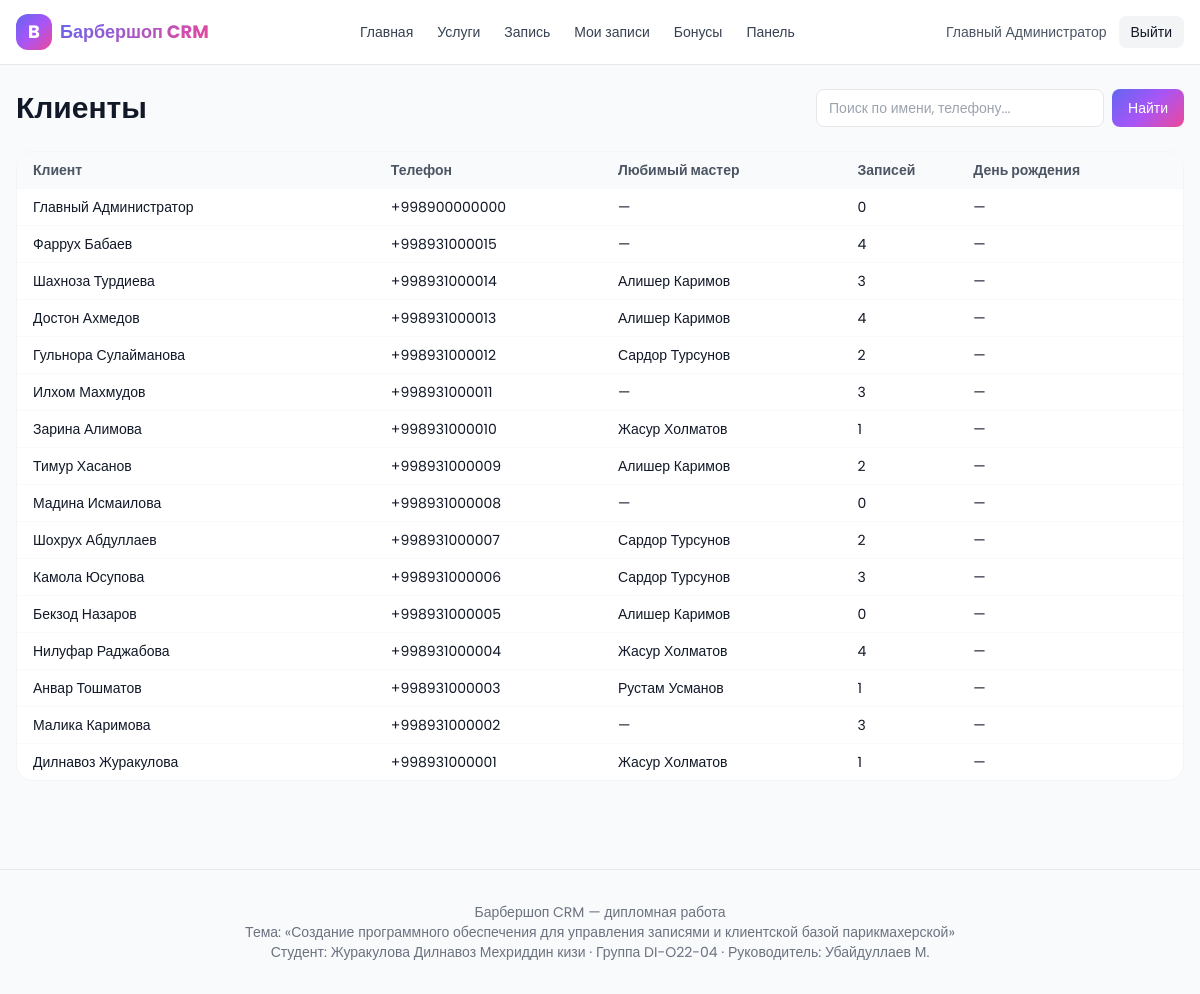
The app's page /dashboard/clients/ (signed in) with its own data.
### accounts/models.py (models this page shows, shortened)
class User(AbstractUser):
    ROLE_CHOICES = [
        ('client', 'Клиент'),
        ('barber', 'Мастер'),
        ('admin', 'Администратор'),
    ]
    phone = models.CharField('Телефон', max_length=20, unique=True)
    role = models.CharField('Роль', max_length=20, choices=ROLE_CHOICES, default='client')
    avatar = models.ImageField('Аватар', upload_to='avatars/', null=True, blank=True)
    class Meta:
        verbose_name = 'Пользователь'
        verbose_name_plural = 'Пользователи'
    @property
    def is_staff_role(self):
        return self.role in ('barber', 'admin') or self.is_superuser

### clients/models.py (models this page shows, shortened)
class Client(models.Model):
    user = models.OneToOneField(settings.AUTH_USER_MODEL, on_delete=models.CASCADE, related_name='client_profile', verbose_name='Пользователь')
    birthday = models.DateField('День рождения', null=True, blank=True)
    preferred_barber = models.ForeignKey('staff.Barber', on_delete=models.SET_NULL, null=True, blank=True, related_name='regulars', verbose_name='Любимый мастер')
    notes = models.TextField('Заметки', blank=True)
    created_at = models.DateTimeField('Создан', auto_now_add=True)
    class Meta:
        verbose_name = 'Клиент'
        verbose_name_plural = 'Клиенты'
        ordering = ['-created_at']
    @property
    def full_name(self):
        return self.user.get_full_name() or self.user.username
    @property
    def phone(self):
        return self.user.phone

### staff/models.py (models this page shows, shortened)
class Barber(models.Model):
    user = models.OneToOneField(settings.AUTH_USER_MODEL, on_delete=models.CASCADE, related_name='barber_profile', verbose_name='Пользователь')
    specialization = models.CharField('Специализация', max_length=120, blank=True)
    experience_years = models.PositiveIntegerField('Опыт (лет)', default=1)
    rating = models.DecimalField('Рейтинг', max_digits=4, decimal_places=2, default=5.0)
    bio = models.TextField('О мастере', blank=True)
    is_active = models.BooleanField('Активен', default=True)
    class Meta:
        verbose_name = 'Мастер'
        verbose_name_plural = 'Мастера'
        ordering = ['-rating']
    @property
    def full_name(self):
        return self.user.get_full_name() or self.user.username

### staff/views.py (the view, shortened to what this page needs)
# urls.py: path('clients/', staff_views.clients_list, name='clients'),
@login_required
@user_passes_test(_is_staff)
def clients_list(request):
    q = (request.GET.get('q') or '').strip()
    clients = Client.objects.select_related('user', 'preferred_barber__user').all()
    clients = clients.distinct()[:200]
    return render(request, 'dashboard/clients.html', {'clients': clients, 'q': q})

### core/context_processors.py (called while the page is built)
def bmi_meta(request):
    return {
        'BMI_TOPIC': 'Создание программного обеспечения для управления записями и клиентской базой парикмахерской',
        'BMI_STUDENT': 'Журакулова Дилнавоз Мехриддин кизи',
        'BMI_GROUP': 'DI-O22-04',
        'BMI_SUPERVISOR': 'Убайдуллаев М.',
        'BRAND_NAME': 'Барбершоп CRM',
    }

### staff/views.py (called while the page is built)
def _is_staff(user):
    return user.is_authenticated and getattr(user, 'is_staff_role', False)

### templates/dashboard/clients.html (shortened to what this page needs)
{% extends 'base.html' %}
{% block content %}
<div class="flex items-center justify-between mb-6 flex-wrap gap-2">
  <h1 class="text-3xl font-bold">Клиенты</h1>
  <form class="flex gap-2">
    <input name="q" value="{{ q }}" placeholder="Поиск по имени, телефону..." class="border border-gray-200 rounded-lg px-3 py-2 text-sm w-72">
    <button class="brand-gradient text-white text-sm px-4 rounded-lg">Найти</button>
  </form>
</div>
<div class="bg-white rounded-2xl border border-gray-100 overflow-x-auto">
  <table class="w-full text-sm">
    <thead class="bg-gray-50 text-gray-600 text-left">
      <tr>
        <th class="px-4 py-2">Клиент</th><th>Телефон</th><th>Любимый мастер</th><th>Записей</th><th>День рождения</th>
      </tr>
    </thead>
    <tbody>
      {% for c in clients %}
        <tr class="border-t border-gray-50">
          <td class="px-4 py-2 font-medium">{{ c.full_name }}</td>
          <td>{{ c.phone }}</td>
          <td>{{ c.preferred_barber.full_name|default:'—' }}</td>
          <td>{{ c.appointments.count }}</td>
          <td>{{ c.birthday|default:'—' }}</td>
        </tr>
      {% empty %}
        <tr><td colspan="5" class="px-4 py-6 text-center text-gray-400">Ничего не найдено</td></tr>
      {% endfor %}
    </tbody>
  </table>
</div>
{% endblock %}

### templates/base.html (shortened to what this page needs)
{% load static %}
<!DOCTYPE html>
<html lang="ru">
<head>
  <script src="https://cdn.tailwindcss.com"></script>
</head>
<body class="bg-gray-50 text-gray-900 min-h-screen flex flex-col">
  <header class="bg-white border-b border-gray-200 sticky top-0 z-40">
    <div class="max-w-7xl mx-auto px-4 h-16 flex items-center justify-between">
      <a href="{% url 'core:landing' %}" class="flex items-center gap-2 font-bold text-lg">
        <span class="w-9 h-9 rounded-xl brand-gradient flex items-center justify-center text-white">B</span>
        <span class="brand-text">Барбершоп CRM</span>
      </a>
      <nav class="hidden md:flex items-center gap-6 text-sm font-medium text-gray-700">
        <a href="{% url 'core:landing' %}" class="hover:text-indigo-600">Главная</a>
        <a href="{% url 'services:list' %}" class="hover:text-indigo-600">Услуги</a>
        <a href="{% url 'bookings:calendar' %}" class="hover:text-indigo-600">Запись</a>
        {% if user.is_authenticated %}
          <a href="{% url 'clients:me' %}" class="hover:text-indigo-600">Мои записи</a>
          <a href="{% url 'clients:loyalty' %}" class="hover:text-indigo-600">Бонусы</a>
          {% if user.is_staff_role %}
            <a href="{% url 'core:dashboard' %}" class="hover:text-indigo-600">Панель</a>
          {% endif %}
        {% endif %}
      </nav>
      <div class="flex items-center gap-3">
        {% if user.is_authenticated %}
          <span class="hidden sm:inline text-sm text-gray-600">{{ user.get_full_name|default:user.username }}</span>
          <form method="post" action="{% url 'accounts:logout' %}">{% csrf_token %}
            <button class="px-3 py-1.5 text-sm rounded-lg bg-gray-100 hover:bg-gray-200">Выйти</button>
          </form>
        {% else %}
          <a href="{% url 'accounts:login' %}" class="px-3 py-1.5 text-sm rounded-lg bg-gray-100 hover:bg-gray-200">Войти</a>
          <a href="{% url 'accounts:register' %}" class="px-3 py-1.5 text-sm rounded-lg brand-gradient text-white">Регистрация</a>
        {% endif %}
      </div>
    </div>
  </header>
  <main class="flex-1 max-w-7xl mx-auto px-4 w-full py-6 pb-24 md:pb-6">
    {% block content %}{% endblock %}
  </main>
  {% include 'components/footer.html' %}
</body>
</html>

### templates/base.html (style rules this page uses)
html, body { font-family: 'Poppins', sans-serif; }
.brand-gradient { background: linear-gradient(135deg, #6366f1 0%, #a855f7 50%, #ec4899 100%); }
.brand-text { background: linear-gradient(135deg, #6366f1, #ec4899); -webkit-background-clip: text; background-clip: text; color: transparent; }

### records on screen
User: get_full_name "Главный Администратор"
Client: full_name "Главный Администратор", phone "+998900000000", preferred_barber.full_name "—", appointments.count "0", birthday "—"
Client: full_name "Фаррух Бабаев", phone "+998931000015", preferred_barber.full_name "—", appointments.count "4", birthday "—"
Client: full_name "Шахноза Турдиева", phone "+998931000014", preferred_barber.full_name "Алишер Каримов", appointments.count "3", birthday "—"
Client: full_name "Достон Ахмедов", phone "+998931000013", preferred_barber.full_name "Алишер Каримов", appointments.count "4", birthday "—"
Client: full_name "Гульнора Сулайманова", phone "+998931000012", preferred_barber.full_name "Сардор Турсунов", appointments.count "2", birthday "—"
Client: full_name "Илхом Махмудов", phone "+998931000011", preferred_barber.full_name "—", appointments.count "3", birthday "—"
Client: full_name "Зарина Алимова", phone "+998931000010", preferred_barber.full_name "Жасур Холматов", appointments.count "1", birthday "—"
Client: full_name "Тимур Хасанов", phone "+998931000009", preferred_barber.full_name "Алишер Каримов", appointments.count "2", birthday "—"
Client: full_name "Мадина Исмаилова", phone "+998931000008", preferred_barber.full_name "—", appointments.count "0", birthday "—"
Client: full_name "Шохрух Абдуллаев", phone "+998931000007", preferred_barber.full_name "Сардор Турсунов", appointments.count "2", birthday "—"
Client: full_name "Камола Юсупова", phone "+998931000006", preferred_barber.full_name "Сардор Турсунов", appointments.count "3", birthday "—"
Client: full_name "Бекзод Назаров", phone "+998931000005", preferred_barber.full_name "Алишер Каримов", appointments.count "0", birthday "—"
Client: full_name "Нилуфар Раджабова", phone "+998931000004", preferred_barber.full_name "Жасур Холматов", appointments.count "4", birthday "—"
Client: full_name "Анвар Тошматов", phone "+998931000003", preferred_barber.full_name "Рустам Усманов", appointments.count "1", birthday "—"
Client: full_name "Малика Каримова", phone "+998931000002", preferred_barber.full_name "—", appointments.count "3", birthday "—"
Client: full_name "Дилнавоз Журакулова", phone "+998931000001", preferred_barber.full_name "Жасур Холматов", appointments.count "1", birthday "—"
